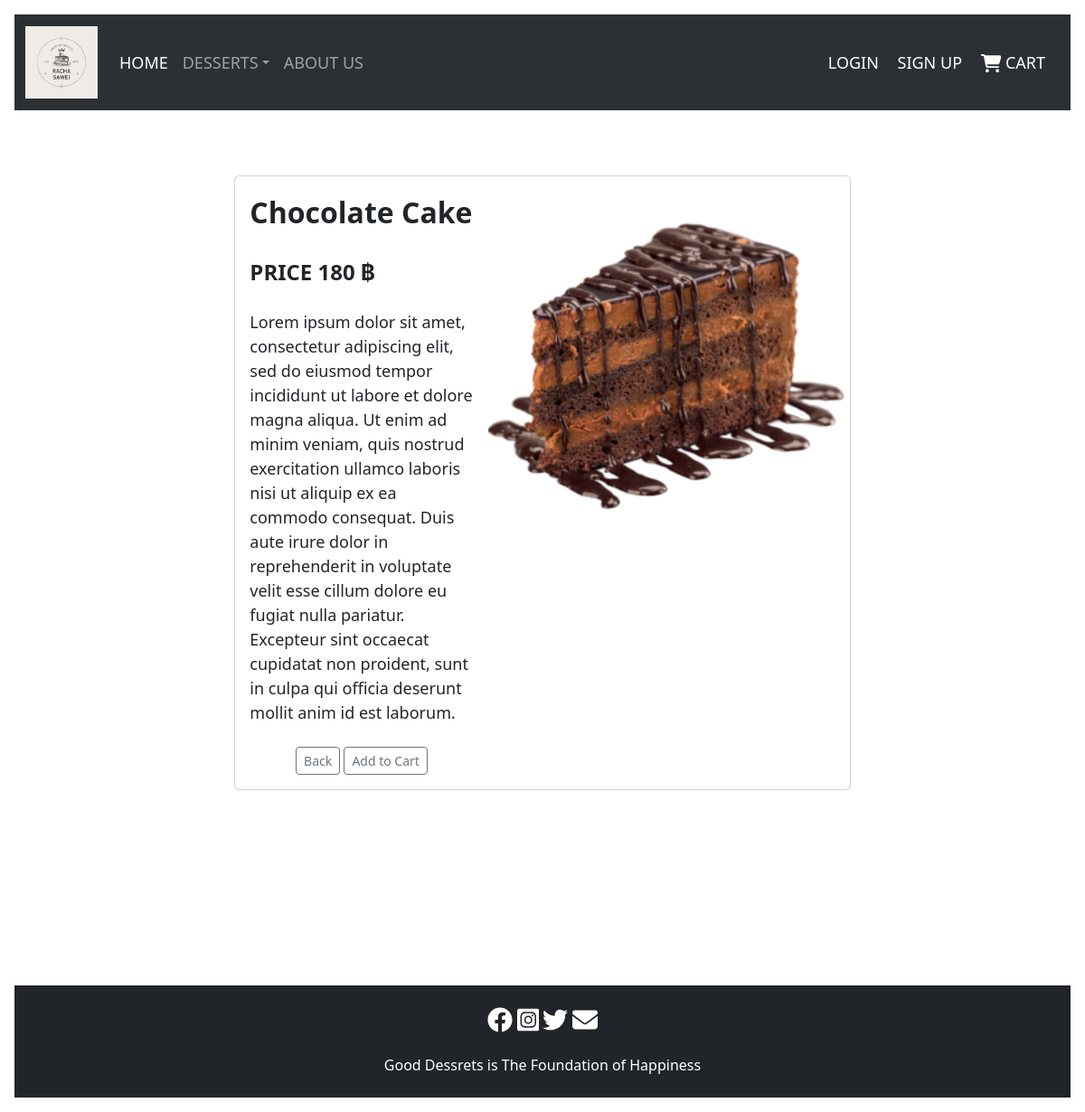
/menu.php?id=3, run on the app's committed database.
### tables this page shows
CREATE TABLE `menu` (
  `id` int(20) NOT NULL,
  `name_food` varchar(20) NOT NULL,
  `img` text NOT NULL,
  `price` int(10) NOT NULL,
  `details` text NOT NULL
);

### menu.php (the view, shortened to what this page needs)
<?php
include('connect.php');
$id = $_GET['id'];
$query = mysqli_query($con,"SELECT * FROM menu WHERE id = $id");
$result = mysqli_fetch_array($query);
?>
<html>
    <head>
        <link href="https://cdn.jsdelivr.net/npm/bootstrap@5.3.2/dist/css/bootstrap.min.css" rel="stylesheet">
    <body>
<nav class="navbar bg-dark navbar-expand-lg bg-body-tertiary" data-bs-theme="dark">
      <div class="container-fluid">
        <a class="navbar-brand" href="rachasawei.php"><img class="d-block w-100" src="img/Logo.png" while="80" height="80"alt="Logo"></a>
      <div class="collapse navbar-collapse" id="navbarNav">
        <ul class="navbar-nav">
        <li class="nav-item">
          <a class="nav-link active" aria-current="page" href="rachasawei.php"><font size = "4.5">HOME</font></a>
        </li>
        <link href="https://cdn.jsdelivr.net/npm/bootstrap@5.3.2/dist/css/bootstrap.min.css" rel="stylesheet">
    <link href="https://getbootstrap.com/docs/5.3/assets/css/docs.css" rel="stylesheet">
  <body class="p-3 m-0 border-0 bd-example m-0 border-0">
  <li class="nav-item dropdown">
        <a class="nav-link dropdown-toggle" data-bs-toggle="dropdown" role="button" aria-expanded="false"><font size = "4.5">DESSERTS</font></a>
        <li class="nav-item">
          <a class="nav-link" href="about us.php"><font size = "4.5">ABOUT US</font></a>
        </li>
        </ul>
      </div>
      </div>
      <ul class="nav justify-content-end">
        <li class="container-fluid">
        <a class="navbar-brand" href="register\login.php">
        <font size = "4.5">  LOGIN </font>
        <a class="navbar-brand" href="register\register.php">
        <font size = "4.5">  SIGN UP </font>
        <a class="navbar-brand" href="add_to_cart.php">
        <font size = "4.5">  CART</font>
        </a>
        </li>
        </ul>
    </nav>
<div id="carouselExampleIndicators" class="carousel slide" data-ride="carousel">
  <BR>
  <BR>
  <br>
  <center><div class="col-md-7">
          <div class="card flex-md-row mb-4 box-shadow h-md-250">
            <div class="card-body d-flex flex-column align-items-start">
              <b><font size = "6"><?=$result['name_food']?></font></b>
              <br>
  <b><font size = "5" align = left>PRICE <?=$result['price']?> ฿</font></b>
  <BR>
  <font size = "4" align = left><?=$result['details']?></font>
  <br>
  <div class = "container">
  <a href="rachasawei.php" button type="button" class="btn btn-sm btn-outline-secondary">Back</button></a>
  <button type="button" class="btn btn-sm btn-outline-secondary">Add to Cart</button>
            </div>
            </div>
            <img class="card-img-right flex-auto d-none d-md-block" data-src="holder.js/200x250?theme=thumb" style="width: 400px; height: 400px;" src="<?=$result['img']?>" whidth="500" height="500" align="center" data-holder-rendered="true">
          </div>
        </div></center>
            <br><br><br><br><br><br><br><br>
            <footer class="py-4 bg-dark">
      <center>
        <br><br>
        <div class="container">
      <p class="m-0 text-center text-white">Good Dessrets is The Foundation of Happiness</p></div>
    </center>
      </footer>
    </body>
</html>

### menu.php (style rules this page uses)
svg { fill:#ffffff }

### data on the page
menu: name_food "Chocolate Cake", price "180", details "Lorem ipsum dolor sit amet, consectetur adipiscing elit, sed do eiusmod tempor incididunt ut labore et dolore magna aliqua. Ut enim ad minim veniam, quis nostrud exercitation ullamco laboris nisi ut aliquip ex ea commodo consequat. Duis aute irure dolor in reprehenderit in voluptate velit esse cillum dolore eu fugiat nulla pariatur. Excepteur sint occaecat cupidatat non proident, sunt in culpa qui officia deserunt mollit anim id est laborum.", img (picture)
